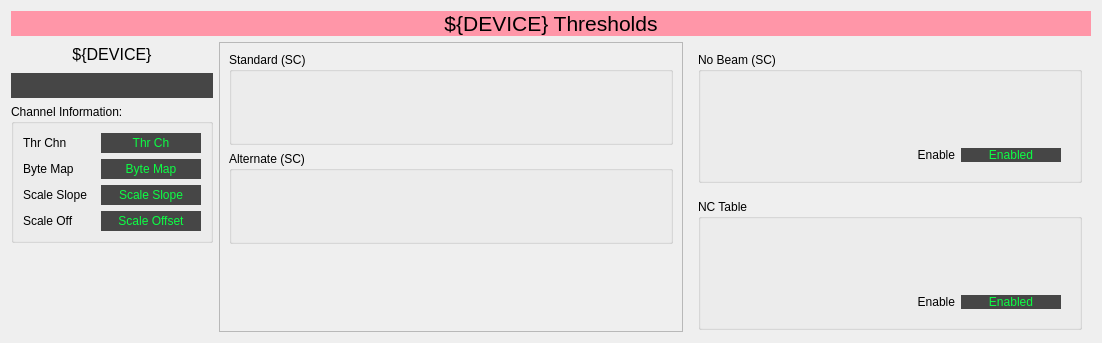
<?xml version="1.0" encoding="UTF-8"?>
<ui version="4.0">
 <class>Form</class>
 <widget class="QWidget" name="Form">
  <property name="geometry">
   <rect>
    <x>0</x>
    <y>0</y>
    <width>1102</width>
    <height>343</height>
   </rect>
  </property>
  <property name="windowTitle">
   <string>${DEVICE} Thresholds</string>
  </property>
  <layout class="QVBoxLayout" name="verticalLayout">
   <item>
    <widget class="QLabel" name="label">
     <property name="maximumSize">
      <size>
       <width>16777215</width>
       <height>50</height>
      </size>
     </property>
     <property name="font">
      <font>
       <pointsize>16</pointsize>
      </font>
     </property>
     <property name="styleSheet">
      <string notr="true">background-color: rgb(255, 150, 168);</string>
     </property>
     <property name="text">
      <string>${DEVICE} Thresholds</string>
     </property>
     <property name="alignment">
      <set>Qt::AlignCenter</set>
     </property>
    </widget>
   </item>
   <item>
    <layout class="QHBoxLayout" name="horizontalLayout_2">
     <item>
      <layout class="QVBoxLayout" name="verticalLayout_2">
       <item>
        <widget class="QLabel" name="label_17">
         <property name="minimumSize">
          <size>
           <width>0</width>
           <height>25</height>
          </size>
         </property>
         <property name="font">
          <font>
           <pointsize>12</pointsize>
          </font>
         </property>
         <property name="text">
          <string>${DEVICE}</string>
         </property>
         <property name="alignment">
          <set>Qt::AlignCenter</set>
         </property>
        </widget>
       </item>
       <item>
        <widget class="PyDMLabel" name="PyDMLabel_11">
         <property name="minimumSize">
          <size>
           <width>150</width>
           <height>25</height>
          </size>
         </property>
         <property name="font">
          <font>
           <pointsize>12</pointsize>
          </font>
         </property>
         <property name="toolTip">
          <string/>
         </property>
         <property name="styleSheet">
          <string notr="true">color: rgb(12, 255, 68);
background-color: rgb(70, 70, 70);</string>
         </property>
         <property name="alignment">
          <set>Qt::AlignCenter</set>
         </property>
         <property name="precision" stdset="0">
          <number>3</number>
         </property>
         <property name="showUnits" stdset="0">
          <bool>true</bool>
         </property>
         <property name="precisionFromPV" stdset="0">
          <bool>false</bool>
         </property>
         <property name="channel" stdset="0">
          <string>ca://${DEVICE}:${THR}</string>
         </property>
        </widget>
       </item>
       <item>
        <widget class="QGroupBox" name="groupBox_3">
         <property name="minimumSize">
          <size>
           <width>200</width>
           <height>110</height>
          </size>
         </property>
         <property name="title">
          <string>Channel Information:</string>
         </property>
         <layout class="QGridLayout" name="gridLayout_13">
          <item row="0" column="0">
           <widget class="QLabel" name="label_22">
            <property name="text">
             <string>Thr Chn</string>
            </property>
            <property name="alignment">
             <set>Qt::AlignLeading|Qt::AlignLeft|Qt::AlignVCenter</set>
            </property>
           </widget>
          </item>
          <item row="0" column="1">
           <widget class="PyDMLabel" name="PyDMLabel_12">
            <property name="minimumSize">
             <size>
              <width>100</width>
              <height>20</height>
             </size>
            </property>
            <property name="toolTip">
             <string/>
            </property>
            <property name="styleSheet">
             <string notr="true">color: rgb(12, 255, 68);
background-color: rgb(70, 70, 70);</string>
            </property>
            <property name="text">
             <string>Thr Ch</string>
            </property>
            <property name="alignment">
             <set>Qt::AlignCenter</set>
            </property>
            <property name="showUnits" stdset="0">
             <bool>true</bool>
            </property>
            <property name="channel" stdset="0">
             <string>ca://${DEVICE}:${THR}_THR_CH</string>
            </property>
           </widget>
          </item>
          <item row="1" column="0">
           <widget class="QLabel" name="label_23">
            <property name="text">
             <string>Byte Map</string>
            </property>
            <property name="alignment">
             <set>Qt::AlignLeading|Qt::AlignLeft|Qt::AlignVCenter</set>
            </property>
           </widget>
          </item>
          <item row="1" column="1">
           <widget class="PyDMLabel" name="PyDMLabel_13">
            <property name="minimumSize">
             <size>
              <width>100</width>
              <height>20</height>
             </size>
            </property>
            <property name="toolTip">
             <string/>
            </property>
            <property name="styleSheet">
             <string notr="true">color: rgb(12, 255, 68);
background-color: rgb(70, 70, 70);</string>
            </property>
            <property name="text">
             <string>Byte Map</string>
            </property>
            <property name="alignment">
             <set>Qt::AlignCenter</set>
            </property>
            <property name="showUnits" stdset="0">
             <bool>true</bool>
            </property>
            <property name="channel" stdset="0">
             <string>ca://${DEVICE}:${THR}_THR_BYTEMAP</string>
            </property>
           </widget>
          </item>
          <item row="2" column="0">
           <widget class="QLabel" name="label_24">
            <property name="text">
             <string>Scale Slope</string>
            </property>
            <property name="alignment">
             <set>Qt::AlignLeading|Qt::AlignLeft|Qt::AlignVCenter</set>
            </property>
           </widget>
          </item>
          <item row="2" column="1">
           <widget class="PyDMLabel" name="PyDMLabel_14">
            <property name="minimumSize">
             <size>
              <width>100</width>
              <height>20</height>
             </size>
            </property>
            <property name="toolTip">
             <string/>
            </property>
            <property name="styleSheet">
             <string notr="true">color: rgb(12, 255, 68);
background-color: rgb(70, 70, 70);</string>
            </property>
            <property name="text">
             <string>Scale Slope</string>
            </property>
            <property name="alignment">
             <set>Qt::AlignCenter</set>
            </property>
            <property name="showUnits" stdset="0">
             <bool>true</bool>
            </property>
            <property name="channel" stdset="0">
             <string>ca://${DEVICE}:${THR}_SS_RBV</string>
            </property>
           </widget>
          </item>
          <item row="3" column="0">
           <widget class="QLabel" name="label_25">
            <property name="text">
             <string>Scale Off</string>
            </property>
            <property name="alignment">
             <set>Qt::AlignLeading|Qt::AlignLeft|Qt::AlignVCenter</set>
            </property>
           </widget>
          </item>
          <item row="3" column="1">
           <widget class="PyDMLabel" name="PyDMLabel_15">
            <property name="minimumSize">
             <size>
              <width>100</width>
              <height>20</height>
             </size>
            </property>
            <property name="toolTip">
             <string/>
            </property>
            <property name="styleSheet">
             <string notr="true">color: rgb(12, 255, 68);
background-color: rgb(70, 70, 70);</string>
            </property>
            <property name="text">
             <string>Scale Offset</string>
            </property>
            <property name="alignment">
             <set>Qt::AlignCenter</set>
            </property>
            <property name="showUnits" stdset="0">
             <bool>true</bool>
            </property>
            <property name="channel" stdset="0">
             <string>ca://${DEVICE}:${THR}_SO_RBV</string>
            </property>
           </widget>
          </item>
         </layout>
        </widget>
       </item>
       <item>
        <spacer name="verticalSpacer">
         <property name="orientation">
          <enum>Qt::Vertical</enum>
         </property>
         <property name="sizeHint" stdset="0">
          <size>
           <width>20</width>
           <height>40</height>
          </size>
         </property>
        </spacer>
       </item>
      </layout>
     </item>
     <item>
      <layout class="QVBoxLayout" name="verticalLayout_3">
       <item>
        <widget class="QFrame" name="frame">
         <property name="frameShape">
          <enum>QFrame::StyledPanel</enum>
         </property>
         <property name="frameShadow">
          <enum>QFrame::Raised</enum>
         </property>
         <layout class="QGridLayout" name="gridLayout">
          <item row="0" column="0">
           <widget class="QGroupBox" name="groupBox_8">
            <property name="minimumSize">
             <size>
              <width>444</width>
              <height>0</height>
             </size>
            </property>
            <property name="title">
             <string>Standard (SC)</string>
            </property>
            <layout class="QGridLayout" name="gridLayout_20">
             <item row="0" column="0">
              <widget class="PyDMEmbeddedDisplay" name="PyDMEmbeddedDisplay">
               <property name="minimumSize">
                <size>
                 <width>360</width>
                 <height>52</height>
                </size>
               </property>
               <property name="maximumSize">
                <size>
                 <width>369</width>
                 <height>70</height>
                </size>
               </property>
               <property name="toolTip">
                <string/>
               </property>
               <property name="frameShape">
                <enum>QFrame::NoFrame</enum>
               </property>
               <property name="macros" stdset="0">
                <string>{&quot;P&quot;:&quot;${DEVICE}:${THR}&quot;,&quot;THR&quot;:&quot;T0&quot;,&quot;NUM&quot;:&quot;0&quot;,&quot;FORMAT&quot;:&quot;DEFAULT&quot;}</string>
               </property>
               <property name="filename" stdset="0">
                <string>mps_inline_threshold_rbv.py</string>
               </property>
              </widget>
             </item>
            </layout>
           </widget>
          </item>
          <item row="1" column="0">
           <widget class="QGroupBox" name="groupBox_5">
            <property name="maximumSize">
             <size>
              <width>16777215</width>
              <height>112</height>
             </size>
            </property>
            <property name="title">
             <string>Alternate (SC)</string>
            </property>
            <layout class="QGridLayout" name="gridLayout_23">
             <item row="0" column="0">
              <widget class="PyDMEmbeddedDisplay" name="PyDMEmbeddedDisplay_3">
               <property name="minimumSize">
                <size>
                 <width>360</width>
                 <height>52</height>
                </size>
               </property>
               <property name="maximumSize">
                <size>
                 <width>369</width>
                 <height>70</height>
                </size>
               </property>
               <property name="toolTip">
                <string/>
               </property>
               <property name="frameShape">
                <enum>QFrame::NoFrame</enum>
               </property>
               <property name="macros" stdset="0">
                <string>{&quot;P&quot;:&quot;${DEVICE}:${THR}&quot;,&quot;THR&quot;:&quot;T0_ALT&quot;,&quot;NUM&quot;:&quot;0&quot;, &quot;FORMAT&quot;:&quot;DEFAULT&quot;}</string>
               </property>
               <property name="filename" stdset="0">
                <string>mps_inline_threshold_rbv.py</string>
               </property>
              </widget>
             </item>
            </layout>
           </widget>
          </item>
          <item row="2" column="0">
           <spacer name="verticalSpacer_2">
            <property name="orientation">
             <enum>Qt::Vertical</enum>
            </property>
            <property name="sizeHint" stdset="0">
             <size>
              <width>20</width>
              <height>40</height>
             </size>
            </property>
           </spacer>
          </item>
         </layout>
        </widget>
       </item>
      </layout>
     </item>
     <item>
      <widget class="QFrame" name="frame_15">
       <property name="frameShape">
        <enum>QFrame::NoFrame</enum>
       </property>
       <property name="frameShadow">
        <enum>QFrame::Raised</enum>
       </property>
       <layout class="QGridLayout" name="gridLayout_19">
        <item row="0" column="0">
         <widget class="QGroupBox" name="groupBox_13">
          <property name="minimumSize">
           <size>
            <width>0</width>
            <height>131</height>
           </size>
          </property>
          <property name="maximumSize">
           <size>
            <width>16777215</width>
            <height>131</height>
           </size>
          </property>
          <property name="title">
           <string>No Beam (SC)</string>
          </property>
          <layout class="QGridLayout" name="gridLayout_15">
           <item row="0" column="0">
            <widget class="PyDMEmbeddedDisplay" name="PyDMEmbeddedDisplay_10">
             <property name="minimumSize">
              <size>
               <width>360</width>
               <height>52</height>
              </size>
             </property>
             <property name="maximumSize">
              <size>
               <width>369</width>
               <height>70</height>
              </size>
             </property>
             <property name="toolTip">
              <string/>
             </property>
             <property name="frameShape">
              <enum>QFrame::NoFrame</enum>
             </property>
             <property name="macros" stdset="0">
              <string>{&quot;P&quot;:&quot;${DEVICE}:${THR}&quot;,&quot;THR&quot;:&quot;T0_IDL&quot;,&quot;NUM&quot;:&quot;0&quot;,&quot;FORMAT&quot;:&quot;DEFAULT&quot;}</string>
             </property>
             <property name="filename" stdset="0">
              <string>mps_inline_threshold_rbv.py</string>
             </property>
            </widget>
           </item>
           <item row="1" column="0">
            <widget class="QFrame" name="frame_16">
             <property name="frameShape">
              <enum>QFrame::NoFrame</enum>
             </property>
             <property name="frameShadow">
              <enum>QFrame::Raised</enum>
             </property>
             <layout class="QGridLayout" name="gridLayout_32">
              <item row="0" column="0">
               <widget class="QLabel" name="label_27">
                <property name="text">
                 <string>Enable</string>
                </property>
                <property name="alignment">
                 <set>Qt::AlignRight|Qt::AlignTrailing|Qt::AlignVCenter</set>
                </property>
               </widget>
              </item>
              <item row="0" column="1">
               <widget class="PyDMLabel" name="PyDMLabel_21">
                <property name="maximumSize">
                 <size>
                  <width>100</width>
                  <height>16777215</height>
                 </size>
                </property>
                <property name="toolTip">
                 <string/>
                </property>
                <property name="styleSheet">
                 <string notr="true">color: rgb(12, 255, 68);
background-color: rgb(70, 70, 70);</string>
                </property>
                <property name="text">
                 <string>Enabled</string>
                </property>
                <property name="alignment">
                 <set>Qt::AlignCenter</set>
                </property>
                <property name="showUnits" stdset="0">
                 <bool>true</bool>
                </property>
                <property name="channel" stdset="0">
                 <string>ca://${DEVICE}:TMIT_IDL_EN</string>
                </property>
               </widget>
              </item>
             </layout>
            </widget>
           </item>
          </layout>
         </widget>
        </item>
        <item row="1" column="0">
         <widget class="QGroupBox" name="groupBox_14">
          <property name="minimumSize">
           <size>
            <width>0</width>
            <height>131</height>
           </size>
          </property>
          <property name="maximumSize">
           <size>
            <width>16777215</width>
            <height>112</height>
           </size>
          </property>
          <property name="title">
           <string>NC Table</string>
          </property>
          <layout class="QGridLayout" name="gridLayout_14">
           <item row="0" column="0">
            <widget class="PyDMEmbeddedDisplay" name="PyDMEmbeddedDisplay_11">
             <property name="minimumSize">
              <size>
               <width>360</width>
               <height>52</height>
              </size>
             </property>
             <property name="maximumSize">
              <size>
               <width>369</width>
               <height>70</height>
              </size>
             </property>
             <property name="toolTip">
              <string/>
             </property>
             <property name="frameShape">
              <enum>QFrame::NoFrame</enum>
             </property>
             <property name="macros" stdset="0">
              <string>{&quot;P&quot;:&quot;${DEVICE}:${THR}&quot;,&quot;THR&quot;:&quot;T0_LC1&quot;,&quot;NUM&quot;:&quot;0&quot;,&quot;FORMAT&quot;:&quot;DEFAULT&quot;}</string>
             </property>
             <property name="filename" stdset="0">
              <string>mps_inline_threshold_rbv.py</string>
             </property>
            </widget>
           </item>
           <item row="1" column="0">
            <widget class="QFrame" name="frame_17">
             <property name="frameShape">
              <enum>QFrame::NoFrame</enum>
             </property>
             <property name="frameShadow">
              <enum>QFrame::Raised</enum>
             </property>
             <layout class="QGridLayout" name="gridLayout_33">
              <item row="0" column="0">
               <widget class="QLabel" name="label_28">
                <property name="text">
                 <string>Enable</string>
                </property>
                <property name="alignment">
                 <set>Qt::AlignRight|Qt::AlignTrailing|Qt::AlignVCenter</set>
                </property>
               </widget>
              </item>
              <item row="0" column="1">
               <widget class="PyDMLabel" name="PyDMLabel_22">
                <property name="maximumSize">
                 <size>
                  <width>100</width>
                  <height>16777215</height>
                 </size>
                </property>
                <property name="toolTip">
                 <string/>
                </property>
                <property name="styleSheet">
                 <string notr="true">color: rgb(12, 255, 68);
background-color: rgb(70, 70, 70);</string>
                </property>
                <property name="text">
                 <string>Enabled</string>
                </property>
                <property name="alignment">
                 <set>Qt::AlignCenter</set>
                </property>
                <property name="showUnits" stdset="0">
                 <bool>true</bool>
                </property>
                <property name="channel" stdset="0">
                 <string>ca://${DEVICE}:TMIT_IDL_EN</string>
                </property>
               </widget>
              </item>
             </layout>
            </widget>
           </item>
          </layout>
         </widget>
        </item>
       </layout>
      </widget>
     </item>
    </layout>
   </item>
  </layout>
 </widget>
 <customwidgets>
  <customwidget>
   <class>PyDMLabel</class>
   <extends>QLabel</extends>
   <header>pydm.widgets.label</header>
  </customwidget>
  <customwidget>
   <class>PyDMEmbeddedDisplay</class>
   <extends>QFrame</extends>
   <header>pydm.widgets.embedded_display</header>
  </customwidget>
 </customwidgets>
 <resources/>
 <connections/>
</ui>
